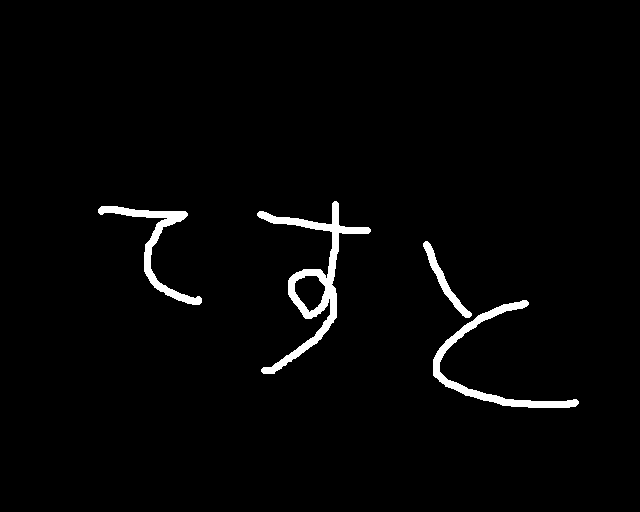
#> input picture Question_61_70/thinning_test.png, 640 x 512 px
$ jupyter execute solution_064.ipynb   (shell and % lines are left out)
#> lines starting #> are read from the running program, lines starting #| are printed output that depends on the picture; after the words box and inside, x2 and y2 are one past the last pixel; in counts of white or black regions, pixels touching at a corner belong together
[cell 1]
import cv2
import numpy as np
import matplotlib.pyplot as plt

[cell 2]
def adjacent_number(img, a):
    d = np.zeros((a.shape[0] + 1))
    for i in range(9):
        d[i] = 1 if abs(a[i]) == 1 else 0
    d[9] = 1 if abs(a[1]) == 1 else 0

    s = 0
    for k in range(1, 8, 2):
        s += (d[k] - d[k] * d[k+1] * d[k+2])
    return s

[cell 3]
def hilditch_thinning(input_img):
    dy = [0,  0, -1, -1, -1,  0, +1, +1, +1]
    dx = [0, +1, +1,  0, -1, -1, -1,  0, +1]

    img = input_img.copy()
    H, W = img.shape
    neg_count = 1
    while neg_count > 0:
        neg_count = 0
        for iy in range(H):
            for ix in range(W):
                a = np.zeros((9))
                for k in range(9):
                    y = iy + dy[k]
                    x = ix + dx[k]
                    if 0 <= y < H and 0 <= x < W:
                        a[k] = img[y][x]

                # 図形要素であるか
                if not a[0] == 1:
                    continue

                # 境界点であるか
                s = 0
                for k in range(1, 8, 2):
                    s += (1 - abs(a[k]))
                if not s >= 1:
                    continue

                # 端点を削除しない
                s = 0
                for k in range(1, 9):
                    s += abs(a[k])
                if not s >= 2:
                    continue

                # 孤立点を保存する
                s = 0
                for k in range(1, 9):
                    if a[k] == 1: s += 1
                if not s >= 1:
                    continue

                # 連結性を保存する
                if not adjacent_number(img, a) == 1:
                    continue

                # 線幅 2 の線分の片側のみを削除
                s = 0
                for k in range(1, 9):
                    if a[k] != -1:
                        s += 1
                    else:
                        ak = a[k]
                        a[k] = 0
                        if adjacent_number(img, a) == 1: s += 1
                        a[k] = ak
                if not s == 8:
                    continue

                # 条件を全部満たした
                img[iy][ix] = -1
                neg_count += 1

        if neg_count != 0:
            for iy in range(H):
                for ix in range(W):
                    if img[iy][ix] == -1:
                        img[iy][ix] = 0

    return img

[cell 4]
#  Gasyori100Knock にある例だとなぜかうまく行かない (多分 reference solution が元のアルゴリズムに忠実でない？)
#  代わりに https://github.com/eiichiromomma/CVMLAB/wiki/OpenCV-Thinning にある画像を使用

#  binarize
img = cv2.cvtColor(cv2.imread("../thinning_test.png"), cv2.COLOR_BGR2GRAY).astype(np.int8)
#> img: shape (512, 640) int8; values -1 (black) and 0 (white), 97.7% white; 4 black regions, box (x1, y1, x2, y2) and area: (257, 201, 371, 374) 3135, (433, 300, 579, 408) 2009, (98, 206, 202, 305) 1635, (423, 241, 472, 318) 660
img[img < 0] = 1
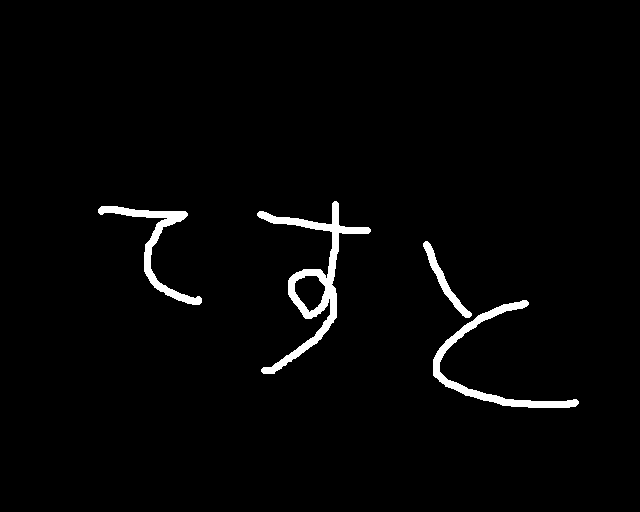
#> img: shape (512, 640) int8; values 0 (black) and 1 (white), 2.3% white; 4 white regions, box (x1, y1, x2, y2) and area: (257, 201, 371, 374) 3135, (433, 300, 579, 408) 2009, (98, 206, 202, 305) 1635, (423, 241, 472, 318) 660
plt.imshow(img, cmap="gray")
plt.show()

[cell 5]
output_img = hilditch_thinning(img)
#> after the loop in hilditch_thinning, `while neg_count > 0:`:
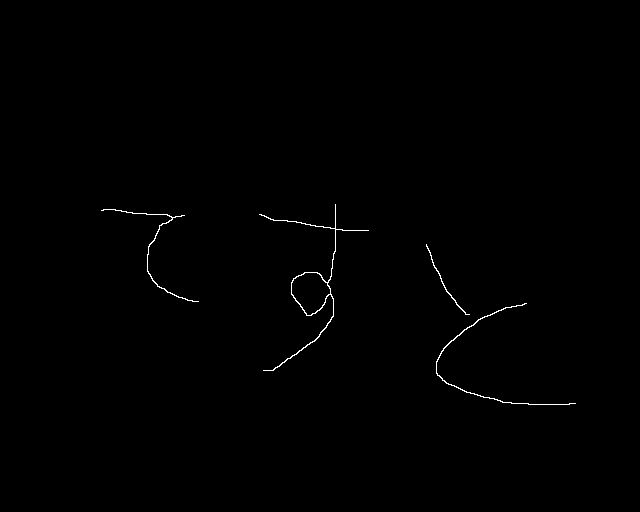
#> img: shape (512, 640) int8; values 0 (black) and 1 (white), 0.37% white in thin lines or dots, all inside (x1, y1, x2, y2) = (101, 204, 576, 405)
